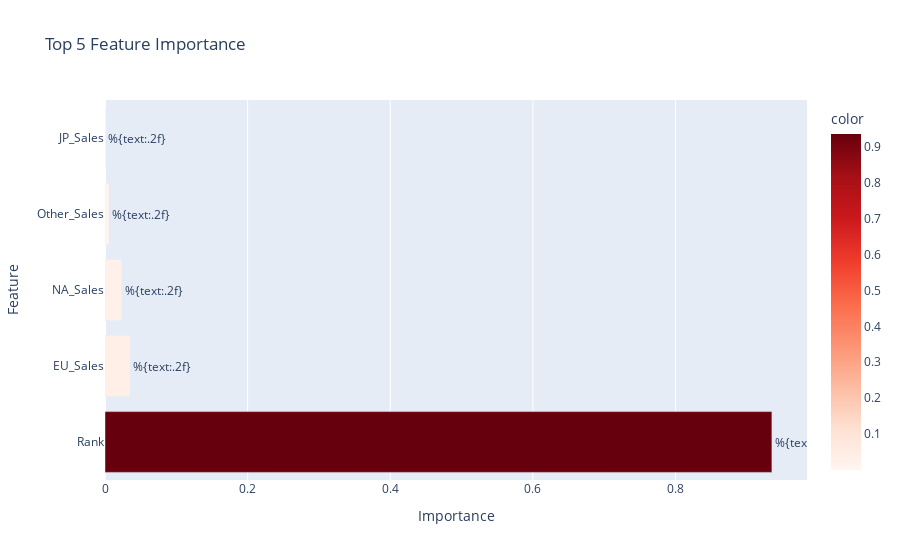

Write notebook code for a chart like this one.
### Code cell
importances = regressor.feature_importances_
feature_names = X.columns
feature_importance_dict = dict(zip(feature_names, importances))
sorted_feature_importance = sorted(feature_importance_dict.items(), key=lambda x: x[1], reverse=True)

top_n = 5  # Set the number of top features to display
top_feature_names, top_importances = zip(*sorted_feature_importance[:top_n])

fig = px.bar(
    x=top_importances,
    y=top_feature_names,
    orientation='h',
    title='Top 5 Feature Importance',
    labels={'x': 'Importance', 'y': 'Feature'},
    color=top_importances,  # Color bars by importance values
    color_continuous_scale='reds',  # Choose a color scale
)

fig.update_traces(texttemplate='%{text:.2f}', textposition='outside')

fig.show()

### Figure 1 — Plotly figure (JSON) as saved in the notebook; plotly's stock layout.template omitted (floating-point values rounded to 4 significant figures)
{"data": [{"alignmentgroup": "True", "hovertemplate": "Importance=%{x}<br>Feature=%{y}<br>color=%{marker.color}<extra></extra>", "legendgroup": "", "marker": {"color": [0.9352, 0.03521, 0.02351, 0.00569, 0.0001177], "coloraxis": "coloraxis", "pattern": {"shape": ""}}, "name": "", "offsetgroup": "", "orientation": "h", "showlegend": false, "textposition": "outside", "texttemplate": "%{text:.2f}", "type": "bar", "x": [0.9352, 0.03521, 0.02351, 0.00569, 0.0001177], "xaxis": "x", "y": ["Rank", "EU_Sales", "NA_Sales", "Other_Sales", "JP_Sales"], "yaxis": "y"}], "layout": {"barmode": "relative", "coloraxis": {"colorbar": {"title": {"text": "color"}}, "colorscale": [[0, "rgb(255,245,240)"], [0.125, "rgb(254,224,210)"], [0.25, "rgb(252,187,161)"], [0.375, "rgb(252,146,114)"], [0.5, "rgb(251,106,74)"], [0.625, "rgb(239,59,44)"], [0.75, "rgb(203,24,29)"], [0.875, "rgb(165,15,21)"], [1, "rgb(103,0,13)"]]}, "legend": {"tracegroupgap": 0}, "title": {"text": "Top 5 Feature Importance"}, "xaxis": {"anchor": "y", "domain": [0, 1], "title": {"text": "Importance"}}, "yaxis": {"anchor": "x", "domain": [0, 1], "title": {"text": "Feature"}}}}
